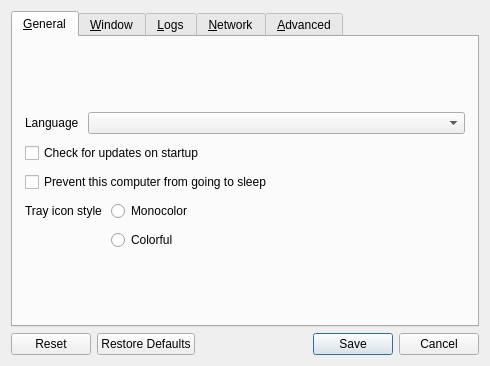
<?xml version="1.0" encoding="UTF-8"?>
<ui version="4.0">
 <class>SettingsDialog</class>
 <widget class="QDialog" name="SettingsDialog">
  <property name="geometry">
   <rect>
    <x>0</x>
    <y>0</y>
    <width>490</width>
    <height>366</height>
   </rect>
  </property>
  <property name="sizePolicy">
   <sizepolicy hsizetype="Maximum" vsizetype="Maximum">
    <horstretch>0</horstretch>
    <verstretch>0</verstretch>
   </sizepolicy>
  </property>
  <property name="windowTitle">
   <string>Preferences</string>
  </property>
  <property name="modal">
   <bool>true</bool>
  </property>
  <layout class="QVBoxLayout" name="verticalLayout_3">
   <item>
    <widget class="QTabWidget" name="tabWidget">
     <widget class="QWidget" name="tabGeneral">
      <attribute name="title">
       <string>&amp;General</string>
      </attribute>
      <layout class="QVBoxLayout" name="verticalLayout_6">
       <property name="spacing">
        <number>9</number>
       </property>
       <property name="leftMargin">
        <number>12</number>
       </property>
       <property name="topMargin">
        <number>0</number>
       </property>
       <property name="rightMargin">
        <number>12</number>
       </property>
       <property name="bottomMargin">
        <number>0</number>
       </property>
       <item>
        <spacer name="verticalSpacer_6">
         <property name="orientation">
          <enum>Qt::Orientation::Vertical</enum>
         </property>
         <property name="sizeHint" stdset="0">
          <size>
           <width>20</width>
           <height>0</height>
          </size>
         </property>
        </spacer>
       </item>
       <item>
        <layout class="QHBoxLayout" name="horizontalLayout_3">
         <item>
          <widget class="QLabel" name="lblLanguage">
           <property name="sizePolicy">
            <sizepolicy hsizetype="Maximum" vsizetype="Preferred">
             <horstretch>0</horstretch>
             <verstretch>0</verstretch>
            </sizepolicy>
           </property>
           <property name="text">
            <string>Language</string>
           </property>
          </widget>
         </item>
         <item>
          <widget class="QComboBox" name="comboLanguage"/>
         </item>
        </layout>
       </item>
       <item>
        <widget class="QCheckBox" name="cbAutoUpdate">
         <property name="text">
          <string>Check for updates on startup</string>
         </property>
        </widget>
       </item>
       <item>
        <widget class="QCheckBox" name="cbPreventSleep">
         <property name="text">
          <string>Prevent this computer from going to sleep</string>
         </property>
        </widget>
       </item>
       <item>
        <layout class="QFormLayout" name="formLayout">
         <item row="1" column="1">
          <widget class="QRadioButton" name="rbIconColorful">
           <property name="text">
            <string>Colorful</string>
           </property>
          </widget>
         </item>
         <item row="0" column="1">
          <widget class="QRadioButton" name="rbIconMono">
           <property name="text">
            <string>Monocolor</string>
           </property>
          </widget>
         </item>
         <item row="0" column="0">
          <widget class="QLabel" name="lblTrayIconStyle">
           <property name="text">
            <string>Tray icon style</string>
           </property>
          </widget>
         </item>
        </layout>
       </item>
       <item>
        <spacer name="verticalSpacer_3">
         <property name="orientation">
          <enum>Qt::Orientation::Vertical</enum>
         </property>
         <property name="sizeHint" stdset="0">
          <size>
           <width>20</width>
           <height>0</height>
          </size>
         </property>
        </spacer>
       </item>
      </layout>
     </widget>
     <widget class="QWidget" name="tabWindow">
      <attribute name="title">
       <string>&amp;Window</string>
      </attribute>
      <layout class="QVBoxLayout" name="verticalLayout_14">
       <property name="spacing">
        <number>9</number>
       </property>
       <property name="leftMargin">
        <number>12</number>
       </property>
       <property name="topMargin">
        <number>0</number>
       </property>
       <property name="rightMargin">
        <number>12</number>
       </property>
       <property name="bottomMargin">
        <number>0</number>
       </property>
       <item>
        <spacer name="verticalSpacer_7">
         <property name="orientation">
          <enum>Qt::Orientation::Vertical</enum>
         </property>
         <property name="sizeHint" stdset="0">
          <size>
           <width>20</width>
           <height>0</height>
          </size>
         </property>
        </spacer>
       </item>
       <item>
        <layout class="QFormLayout" name="formLayout_2">
         <property name="labelAlignment">
          <set>Qt::AlignmentFlag::AlignRight|Qt::AlignmentFlag::AlignTrailing|Qt::AlignmentFlag::AlignVCenter</set>
         </property>
         <item row="0" column="0">
          <widget class="QLabel" name="label_3">
           <property name="text">
            <string>When the application starts</string>
           </property>
          </widget>
         </item>
         <item row="0" column="1">
          <widget class="QWidget" name="widget" native="true">
           <layout class="QVBoxLayout" name="verticalLayout_2">
            <item>
             <widget class="QRadioButton" name="rbShowOnStart">
              <property name="text">
               <string>Show the main window</string>
              </property>
             </widget>
            </item>
            <item>
             <widget class="QRadioButton" name="rbAutoHide">
              <property name="text">
               <string>Send to background</string>
              </property>
             </widget>
            </item>
           </layout>
          </widget>
         </item>
         <item row="1" column="0">
          <widget class="QLabel" name="label">
           <property name="text">
            <string>When the main window is closed</string>
           </property>
           <property name="alignment">
            <set>Qt::AlignmentFlag::AlignRight|Qt::AlignmentFlag::AlignTrailing|Qt::AlignmentFlag::AlignVCenter</set>
           </property>
          </widget>
         </item>
         <item row="1" column="1">
          <widget class="QWidget" name="widget_2" native="true">
           <layout class="QVBoxLayout" name="verticalLayout_13">
            <item>
             <widget class="QRadioButton" name="rbExitOnClose">
              <property name="text">
               <string>Exit</string>
              </property>
             </widget>
            </item>
            <item>
             <widget class="QRadioButton" name="rbCloseToTray">
              <property name="text">
               <string>Send to background</string>
              </property>
             </widget>
            </item>
           </layout>
          </widget>
         </item>
        </layout>
       </item>
       <item>
        <widget class="QCheckBox" name="cbShowVersion">
         <property name="text">
          <string>Include version in the window title</string>
         </property>
        </widget>
       </item>
       <item>
        <spacer name="verticalSpacer_11">
         <property name="orientation">
          <enum>Qt::Orientation::Vertical</enum>
         </property>
         <property name="sizeHint" stdset="0">
          <size>
           <width>20</width>
           <height>0</height>
          </size>
         </property>
        </spacer>
       </item>
      </layout>
     </widget>
     <widget class="QWidget" name="tabLog">
      <attribute name="title">
       <string>&amp;Logs</string>
      </attribute>
      <layout class="QVBoxLayout" name="verticalLayout">
       <property name="spacing">
        <number>9</number>
       </property>
       <property name="leftMargin">
        <number>12</number>
       </property>
       <property name="topMargin">
        <number>0</number>
       </property>
       <property name="rightMargin">
        <number>12</number>
       </property>
       <property name="bottomMargin">
        <number>0</number>
       </property>
       <item>
        <spacer name="verticalSpacer_8">
         <property name="orientation">
          <enum>Qt::Orientation::Vertical</enum>
         </property>
         <property name="sizeHint" stdset="0">
          <size>
           <width>20</width>
           <height>0</height>
          </size>
         </property>
        </spacer>
       </item>
       <item>
        <layout class="QHBoxLayout" name="horizontalLayout_4">
         <item>
          <widget class="QLabel" name="lblLogLevel">
           <property name="sizePolicy">
            <sizepolicy hsizetype="Maximum" vsizetype="Fixed">
             <horstretch>0</horstretch>
             <verstretch>0</verstretch>
            </sizepolicy>
           </property>
           <property name="text">
            <string>Level</string>
           </property>
          </widget>
         </item>
         <item>
          <widget class="QComboBox" name="comboLogLevel">
           <item>
            <property name="text">
             <string>Fatal</string>
            </property>
           </item>
           <item>
            <property name="text">
             <string>Error</string>
            </property>
           </item>
           <item>
            <property name="text">
             <string>Warning</string>
            </property>
           </item>
           <item>
            <property name="text">
             <string>Note</string>
            </property>
           </item>
           <item>
            <property name="text">
             <string>Info</string>
            </property>
           </item>
           <item>
            <property name="text">
             <string>Debug</string>
            </property>
           </item>
           <item>
            <property name="text">
             <string>Debug1</string>
            </property>
           </item>
           <item>
            <property name="text">
             <string>Debug2</string>
            </property>
           </item>
          </widget>
         </item>
        </layout>
       </item>
       <item>
        <widget class="QGroupBox" name="groupLogToFile">
         <property name="title">
          <string>Log to file</string>
         </property>
         <property name="checkable">
          <bool>true</bool>
         </property>
         <layout class="QHBoxLayout" name="horizontalLayout_2">
          <item>
           <widget class="QWidget" name="widgetLogFilename" native="true">
            <property name="sizePolicy">
             <sizepolicy hsizetype="Preferred" vsizetype="Maximum">
              <horstretch>0</horstretch>
              <verstretch>0</verstretch>
             </sizepolicy>
            </property>
            <layout class="QHBoxLayout" name="_4">
             <property name="spacing">
              <number>3</number>
             </property>
             <property name="leftMargin">
              <number>0</number>
             </property>
             <property name="topMargin">
              <number>0</number>
             </property>
             <property name="rightMargin">
              <number>0</number>
             </property>
             <property name="bottomMargin">
              <number>0</number>
             </property>
             <item>
              <widget class="QLabel" name="labelLogPath">
               <property name="sizePolicy">
                <sizepolicy hsizetype="Preferred" vsizetype="Fixed">
                 <horstretch>0</horstretch>
                 <verstretch>0</verstretch>
                </sizepolicy>
               </property>
               <property name="text">
                <string>Log path</string>
               </property>
              </widget>
             </item>
             <item>
              <spacer name="horizontalSpacer_7">
               <property name="orientation">
                <enum>Qt::Orientation::Horizontal</enum>
               </property>
               <property name="sizeType">
                <enum>QSizePolicy::Policy::Minimum</enum>
               </property>
               <property name="sizeHint" stdset="0">
                <size>
                 <width>17</width>
                 <height>25</height>
                </size>
               </property>
              </spacer>
             </item>
             <item>
              <widget class="QLineEdit" name="lineLogFilename">
               <property name="enabled">
                <bool>true</bool>
               </property>
               <property name="sizePolicy">
                <sizepolicy hsizetype="Expanding" vsizetype="Fixed">
                 <horstretch>0</horstretch>
                 <verstretch>0</verstretch>
                </sizepolicy>
               </property>
              </widget>
             </item>
             <item>
              <widget class="QPushButton" name="btnBrowseLog">
               <property name="enabled">
                <bool>true</bool>
               </property>
               <property name="cursor">
                <cursorShape>PointingHandCursor</cursorShape>
               </property>
               <property name="text">
                <string/>
               </property>
               <property name="icon">
                <iconset theme="QIcon::ThemeIcon::DocumentOpen"/>
               </property>
               <property name="flat">
                <bool>true</bool>
               </property>
              </widget>
             </item>
            </layout>
           </widget>
          </item>
         </layout>
        </widget>
       </item>
       <item>
        <widget class="QCheckBox" name="cbGuiDebug">
         <property name="text">
          <string>Enable GUI debug messages</string>
         </property>
        </widget>
       </item>
       <item>
        <widget class="QLabel" name="lblDebugWarning">
         <property name="text">
          <string>Using a Debug log level may affect performance. Only use a Debug level if you are attempting to debug an issue or are gathering logs to submit with a bug report.</string>
         </property>
         <property name="wordWrap">
          <bool>true</bool>
         </property>
        </widget>
       </item>
       <item>
        <spacer name="verticalSpacer_4">
         <property name="orientation">
          <enum>Qt::Orientation::Vertical</enum>
         </property>
         <property name="sizeHint" stdset="0">
          <size>
           <width>20</width>
           <height>0</height>
          </size>
         </property>
        </spacer>
       </item>
      </layout>
     </widget>
     <widget class="QWidget" name="tabNetwork">
      <attribute name="title">
       <string>&amp;Network</string>
      </attribute>
      <layout class="QVBoxLayout" name="verticalLayout_7">
       <property name="spacing">
        <number>9</number>
       </property>
       <property name="leftMargin">
        <number>12</number>
       </property>
       <property name="topMargin">
        <number>0</number>
       </property>
       <property name="rightMargin">
        <number>12</number>
       </property>
       <property name="bottomMargin">
        <number>0</number>
       </property>
       <item>
        <spacer name="verticalSpacer_9">
         <property name="orientation">
          <enum>Qt::Orientation::Vertical</enum>
         </property>
         <property name="sizeHint" stdset="0">
          <size>
           <width>20</width>
           <height>0</height>
          </size>
         </property>
        </spacer>
       </item>
       <item>
        <layout class="QHBoxLayout" name="horizontalLayout">
         <item>
          <widget class="QLabel" name="lblNetworkIp">
           <property name="sizePolicy">
            <sizepolicy hsizetype="Maximum" vsizetype="Fixed">
             <horstretch>0</horstretch>
             <verstretch>0</verstretch>
            </sizepolicy>
           </property>
           <property name="text">
            <string>Network IP</string>
           </property>
          </widget>
         </item>
         <item>
          <widget class="QComboBox" name="comboInterface">
           <property name="sizePolicy">
            <sizepolicy hsizetype="Maximum" vsizetype="Fixed">
             <horstretch>0</horstretch>
             <verstretch>0</verstretch>
            </sizepolicy>
           </property>
           <item>
            <property name="text">
             <string>Automatic</string>
            </property>
           </item>
          </widget>
         </item>
         <item>
          <spacer name="horizontalSpacer">
           <property name="orientation">
            <enum>Qt::Orientation::Horizontal</enum>
           </property>
           <property name="sizeType">
            <enum>QSizePolicy::Policy::Expanding</enum>
           </property>
           <property name="sizeHint" stdset="0">
            <size>
             <width>25</width>
             <height>20</height>
            </size>
           </property>
          </spacer>
         </item>
        </layout>
       </item>
       <item>
        <layout class="QHBoxLayout" name="horizontalLayout_6">
         <item>
          <widget class="QLabel" name="lblPort">
           <property name="sizePolicy">
            <sizepolicy hsizetype="Maximum" vsizetype="Fixed">
             <horstretch>0</horstretch>
             <verstretch>0</verstretch>
            </sizepolicy>
           </property>
           <property name="text">
            <string>Port</string>
           </property>
          </widget>
         </item>
         <item>
          <widget class="QSpinBox" name="sbPort">
           <property name="enabled">
            <bool>true</bool>
           </property>
           <property name="sizePolicy">
            <sizepolicy hsizetype="Maximum" vsizetype="Fixed">
             <horstretch>0</horstretch>
             <verstretch>0</verstretch>
            </sizepolicy>
           </property>
           <property name="maximum">
            <number>65535</number>
           </property>
           <property name="value">
            <number>24800</number>
           </property>
          </widget>
         </item>
         <item>
          <spacer name="horizontalSpacer_3">
           <property name="orientation">
            <enum>Qt::Orientation::Horizontal</enum>
           </property>
           <property name="sizeHint" stdset="0">
            <size>
             <width>40</width>
             <height>20</height>
            </size>
           </property>
          </spacer>
         </item>
        </layout>
       </item>
       <item>
        <widget class="QGroupBox" name="groupSecurity">
         <property name="sizePolicy">
          <sizepolicy hsizetype="Preferred" vsizetype="Maximum">
           <horstretch>0</horstretch>
           <verstretch>0</verstretch>
          </sizepolicy>
         </property>
         <property name="title">
          <string>Enable TLS Encryption</string>
         </property>
         <property name="checkable">
          <bool>true</bool>
         </property>
         <property name="checked">
          <bool>false</bool>
         </property>
         <layout class="QVBoxLayout" name="_11">
          <item>
           <widget class="QWidget" name="widgetTlsCert" native="true">
            <layout class="QHBoxLayout" name="_12">
             <property name="leftMargin">
              <number>0</number>
             </property>
             <property name="topMargin">
              <number>0</number>
             </property>
             <property name="rightMargin">
              <number>0</number>
             </property>
             <property name="bottomMargin">
              <number>0</number>
             </property>
             <item>
              <widget class="QLabel" name="lblTlsCertInfo">
               <property name="text">
                <string notr="true"/>
               </property>
              </widget>
             </item>
             <item>
              <widget class="QLabel" name="lblTlsCert">
               <property name="sizePolicy">
                <sizepolicy hsizetype="Preferred" vsizetype="Fixed">
                 <horstretch>0</horstretch>
                 <verstretch>0</verstretch>
                </sizepolicy>
               </property>
               <property name="text">
                <string>Certificate</string>
               </property>
              </widget>
             </item>
             <item>
              <widget class="QLineEdit" name="lineTlsCertPath">
               <property name="minimumSize">
                <size>
                 <width>0</width>
                 <height>0</height>
                </size>
               </property>
              </widget>
             </item>
             <item>
              <widget class="QPushButton" name="btnTlsCertPath">
               <property name="cursor">
                <cursorShape>PointingHandCursor</cursorShape>
               </property>
               <property name="text">
                <string/>
               </property>
               <property name="icon">
                <iconset theme="QIcon::ThemeIcon::DocumentOpen"/>
               </property>
               <property name="flat">
                <bool>true</bool>
               </property>
              </widget>
             </item>
            </layout>
           </widget>
          </item>
          <item>
           <layout class="QHBoxLayout" name="horizontalLayout_5">
            <property name="topMargin">
             <number>0</number>
            </property>
            <item>
             <widget class="QLabel" name="lblTlsKeyLength">
              <property name="sizePolicy">
               <sizepolicy hsizetype="Preferred" vsizetype="Fixed">
                <horstretch>0</horstretch>
                <verstretch>0</verstretch>
               </sizepolicy>
              </property>
              <property name="text">
               <string>Key length</string>
              </property>
             </widget>
            </item>
            <item>
             <widget class="QComboBox" name="comboTlsKeyLength">
              <item>
               <property name="text">
                <string notr="true">2048</string>
               </property>
              </item>
              <item>
               <property name="text">
                <string notr="true">4096</string>
               </property>
              </item>
             </widget>
            </item>
            <item>
             <spacer name="horizontalSpacer_2">
              <property name="orientation">
               <enum>Qt::Orientation::Horizontal</enum>
              </property>
              <property name="sizeHint" stdset="0">
               <size>
                <width>40</width>
                <height>20</height>
               </size>
              </property>
             </spacer>
            </item>
            <item>
             <widget class="QPushButton" name="btnTlsRegenCert">
              <property name="text">
               <string>Regenerate certificate</string>
              </property>
              <property name="icon">
               <iconset theme="QIcon::ThemeIcon::ViewRefresh"/>
              </property>
             </widget>
            </item>
           </layout>
          </item>
          <item>
           <widget class="QCheckBox" name="cbRequireClientCert">
            <property name="text">
             <string>Require client certificates</string>
            </property>
           </widget>
          </item>
          <item>
           <spacer name="verticalSpacer_2">
            <property name="orientation">
             <enum>Qt::Orientation::Vertical</enum>
            </property>
            <property name="sizeHint" stdset="0">
             <size>
              <width>20</width>
              <height>0</height>
             </size>
            </property>
           </spacer>
          </item>
         </layout>
        </widget>
       </item>
       <item>
        <spacer name="verticalSpacer_5">
         <property name="orientation">
          <enum>Qt::Orientation::Vertical</enum>
         </property>
         <property name="sizeHint" stdset="0">
          <size>
           <width>20</width>
           <height>0</height>
          </size>
         </property>
        </spacer>
       </item>
      </layout>
     </widget>
     <widget class="QWidget" name="tabAdvanced">
      <attribute name="title">
       <string>&amp;Advanced</string>
      </attribute>
      <layout class="QVBoxLayout" name="verticalLayout_4">
       <property name="spacing">
        <number>9</number>
       </property>
       <property name="leftMargin">
        <number>12</number>
       </property>
       <property name="topMargin">
        <number>0</number>
       </property>
       <property name="rightMargin">
        <number>12</number>
       </property>
       <property name="bottomMargin">
        <number>0</number>
       </property>
       <item>
        <spacer name="verticalSpacer_10">
         <property name="orientation">
          <enum>Qt::Orientation::Vertical</enum>
         </property>
         <property name="sizeHint" stdset="0">
          <size>
           <width>20</width>
           <height>0</height>
          </size>
         </property>
        </spacer>
       </item>
       <item>
        <widget class="QGroupBox" name="groupService">
         <property name="enabled">
          <bool>true</bool>
         </property>
         <property name="title">
          <string>Use background service (daemon)</string>
         </property>
         <property name="checkable">
          <bool>true</bool>
         </property>
         <property name="checked">
          <bool>false</bool>
         </property>
         <layout class="QGridLayout" name="_6">
          <item row="1" column="0">
           <widget class="QCheckBox" name="cbElevateDaemon">
            <property name="text">
             <string>Always run as system (work at login screen and UAC)</string>
            </property>
            <property name="autoExclusive">
             <bool>false</bool>
            </property>
           </widget>
          </item>
         </layout>
        </widget>
       </item>
       <item>
        <layout class="QFormLayout" name="formLayout_3">
         <property name="fieldGrowthPolicy">
          <enum>QFormLayout::FieldGrowthPolicy::ExpandingFieldsGrow</enum>
         </property>
         <property name="rowWrapPolicy">
          <enum>QFormLayout::RowWrapPolicy::DontWrapRows</enum>
         </property>
         <property name="labelAlignment">
          <set>Qt::AlignmentFlag::AlignLeading|Qt::AlignmentFlag::AlignLeft|Qt::AlignmentFlag::AlignVCenter</set>
         </property>
         <property name="formAlignment">
          <set>Qt::AlignmentFlag::AlignHCenter|Qt::AlignmentFlag::AlignTop</set>
         </property>
         <item row="0" column="0">
          <widget class="QCheckBox" name="cbRunEnterCommand">
           <property name="text">
            <string>Run command on enter</string>
           </property>
          </widget>
         </item>
         <item row="0" column="1">
          <widget class="QLineEdit" name="lineCommandEnter"/>
         </item>
         <item row="1" column="0">
          <widget class="QCheckBox" name="cbRunExitCommand">
           <property name="text">
            <string>Run command on exit</string>
           </property>
          </widget>
         </item>
         <item row="1" column="1">
          <widget class="QLineEdit" name="lineCommandExit"/>
         </item>
        </layout>
       </item>
       <item>
        <spacer name="verticalSpacer">
         <property name="orientation">
          <enum>Qt::Orientation::Vertical</enum>
         </property>
         <property name="sizeHint" stdset="0">
          <size>
           <width>20</width>
           <height>0</height>
          </size>
         </property>
        </spacer>
       </item>
      </layout>
     </widget>
    </widget>
   </item>
   <item>
    <widget class="QDialogButtonBox" name="buttonBox">
     <property name="orientation">
      <enum>Qt::Orientation::Horizontal</enum>
     </property>
     <property name="standardButtons">
      <set>QDialogButtonBox::StandardButton::Cancel|QDialogButtonBox::StandardButton::Reset|QDialogButtonBox::StandardButton::RestoreDefaults|QDialogButtonBox::StandardButton::Save</set>
     </property>
    </widget>
   </item>
  </layout>
 </widget>
 <resources/>
 <connections/>
</ui>
